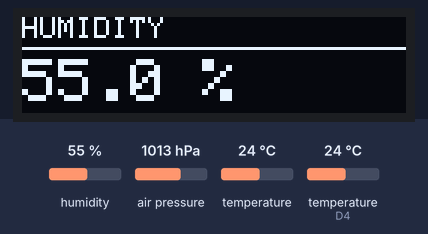
Bench run of a sketch on a simulated ESP8266 (NodeMCU). Shown: 128×32 one-colour display. The test bench sets the inputs (shaded band); at power-on: air pressure 1013 hPa, humidity 55 %, temperature (sensor on D4) 24 °C, temperature 24 °C. WiFi joins after 1.5 s; servers stay silent unless stated; uploads are accepted with an empty reply; what the sketch prints to the serial monitor is not drawn.

Above: at 4.7 s.
4.8 s: air pressure set to 952 hPa
At 7.7 s:
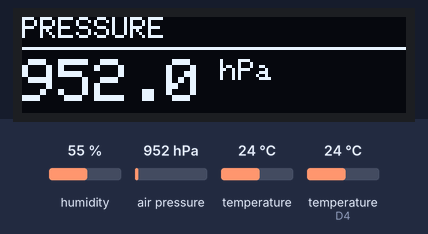
10.8 s: humidity set to 22 %
At 13.5 s:
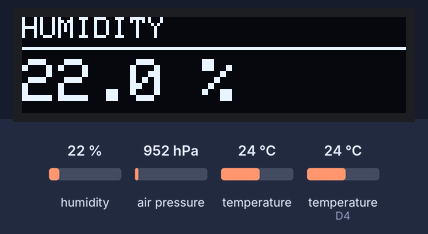
16.8 s: temperature (sensor on D4) set to 12 °C
At 19.4 s:
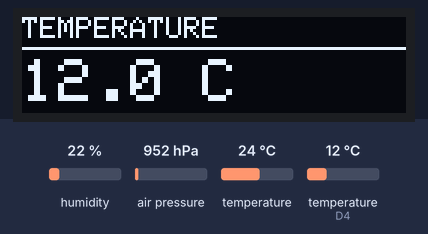
22.8 s: air pressure set to 975 hPa
At 25.2 s:
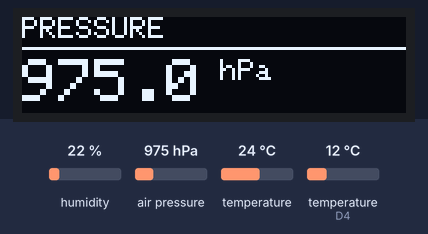
28.8 s: humidity set to 40 %
At 31.1 s:
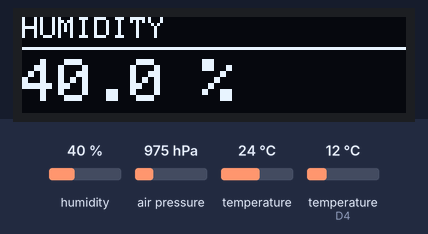
34.8 s: temperature (sensor on D4) set to 19 °C
At 36.9 s:
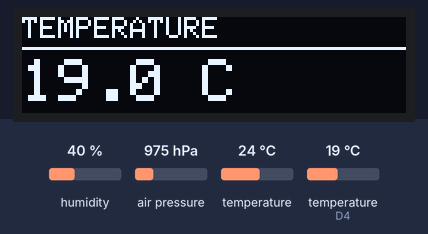
Timing chart, 0 to 38.4 s (numbered marks = the images above; inputs shaded):
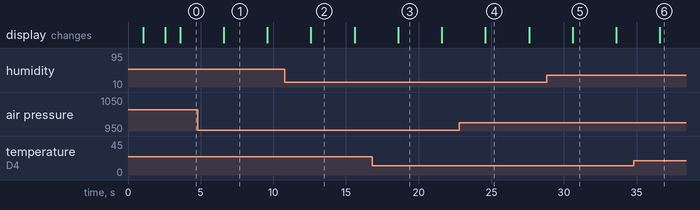

Measured:
- what the display in image 1 shows lasts 3.0 s, from 6.6 s to 9.6 s

The sketch:

IRremoteDecode.ino
```cpp
#include <ESP8266WiFi.h>
#include <ESP8266HTTPClient.h>
#include <Wire.h>
#include <Adafruit_BMP280.h>
#include <DHT.h>
#include <Adafruit_GFX.h>
#include <Adafruit_SSD1306.h>

/* ---------- SCREEN SETTINGS ---------- */
#define SCREEN_WIDTH 128
#define SCREEN_HEIGHT 32
#define OLED_RESET    -1
Adafruit_SSD1306 display(SCREEN_WIDTH, SCREEN_HEIGHT, &Wire, OLED_RESET);

/* ---------- WIFI ---------- */
const char* ssid = "Waheguru";        // <--- CHANGE THIS
const char* password = "Gurunanak007"; // <--- CHANGE THIS

/* ---------- SERVER ---------- */
// Ensure you include http://
const char* serverURL = "http://192.168.1.128/insert_data.php"; // <--- CHANGE IP IF NEEDED
const char* apiKey = "secret_esp8266_key";

/* ---------- PINS ---------- */
#define DHTPIN D4
#define DHTTYPE DHT11

Adafruit_BMP280 bmp;
DHT dht(DHTPIN, DHTTYPE);

/* ---------- TIMERS ---------- */
unsigned long lastUploadTime = 0;
unsigned long lastDisplaySwitch = 0;
const long uploadInterval = 10000;   // Send to server every 10 seconds
const long displayInterval = 3000;   // Switch screen info every 3 seconds

int displayState = 0; // 0=Temp, 1=Hum, 2=Press

// Global variables to store sensor readings
float dhtTemp = 0;
float humidity = 0;
float bmpTemp = 0;
float pressure = 0;

/* ---------- SETUP ---------- */
void setup() {
  Serial.begin(9600);
  delay(1000);

  // Initialize I2C (D2=SDA, D1=SCL)
  Wire.begin(D2, D1);

  // Initialize OLED
  if(!display.begin(SSD1306_SWITCHCAPVCC, 0x3C)) {
    Serial.println(F("SSD1306 allocation failed"));
    // We continue anyway, but screen might not work
  }
  display.clearDisplay();
  display.setTextSize(1);
  display.setTextColor(WHITE);
  display.setCursor(0,0);
  display.println("Booting...");
  display.display();

  // Initialize Sensors
  if (!bmp.begin(0x76)) {
    Serial.println("BMP280 error");
    display.println("BMP Error");
    display.display();
    while (1);
  }
  dht.begin();

  // Initialize WiFi
  WiFi.begin(ssid, password);
  Serial.print("Connecting WiFi");

  display.clearDisplay();
  display.setCursor(0,0);
  display.println("Connecting WiFi...");
  display.display();

  while (WiFi.status() != WL_CONNECTED) {
    delay(500);
    Serial.print(".");
  }

  Serial.println("\nWiFi connected");
  display.println("Connected!");
  display.display();
  delay(1000);
}

/* ---------- LOOP ---------- */
void loop() {
  unsigned long currentMillis = millis();

  // 1. READ SENSORS (Always keep variables updated)
  float newDhtTemp = dht.readTemperature();
  float newHum = dht.readHumidity();
  float newBmpTemp = bmp.readTemperature();
  float newPress = bmp.readPressure() / 100.0;

  // Only update globals if read was successful to avoid sending NaN
  if (!isnan(newDhtTemp) && !isnan(newHum)) {
    dhtTemp = newDhtTemp;
    humidity = newHum;
  }
  if (!isnan(newBmpTemp)) {
    bmpTemp = newBmpTemp;
    pressure = newPress;
  }

  // 2. HANDLE DISPLAY (Switch every 3 seconds)
  if (currentMillis - lastDisplaySwitch >= displayInterval) {
    lastDisplaySwitch = currentMillis;
    displayState++;
    if (displayState > 2) displayState = 0; // Cycle back to 0
    updateDisplay();
  }

  // 3. UPLOAD TO SERVER (Every 10 seconds)
  if (currentMillis - lastUploadTime >= uploadInterval) {
    lastUploadTime = currentMillis;
    if (WiFi.status() == WL_CONNECTED) {
      sendDataToServer();
    } else {
      Serial.println("WiFi Disconnected");
    }
  }
}

/* ---------- HELPER FUNCTIONS ---------- */

void updateDisplay() {
  display.clearDisplay();
  display.setTextSize(1);
  display.setCursor(0, 0);

  if (displayState == 0) {
    // Show Temperature
    display.println("TEMPERATURE");
    display.drawLine(0, 10, 128, 10, WHITE); // decorative line
    display.setTextSize(2);
    display.setCursor(0, 14);
    display.print(dhtTemp, 1);
    display.print(" C");
  }
  else if (displayState == 1) {
    // Show Humidity
    display.println("HUMIDITY");
    display.drawLine(0, 10, 128, 10, WHITE);
    display.setTextSize(2);
    display.setCursor(0, 14);
    display.print(humidity, 1);
    display.print(" %");
  }
  else if (displayState == 2) {
    // Show Pressure
    display.println("PRESSURE");
    display.drawLine(0, 10, 128, 10, WHITE);
    display.setTextSize(2);
    display.setCursor(0, 14);
    display.print(pressure, 1);
    display.setTextSize(1);
    display.print(" hPa");
  }

  display.display();
}

void sendDataToServer() {
   WiFiClient client;
   HTTPClient http;

   http.begin(client, serverURL);
   http.addHeader("Content-Type", "application/x-www-form-urlencoded");

   // Matches your PHP POST variables exactly
   String postData =
     "api_key=" + String(apiKey) +
     "&dht_temp=" + String(dhtTemp) +
     "&humidity=" + String(humidity) +
     "&bmp_temp=" + String(bmpTemp) +
     "&pressure=" + String(pressure);

   int httpResponseCode = http.POST(postData);

   Serial.print("Sending Data... Response: ");
   Serial.println(httpResponseCode);

   http.end();
}
```
